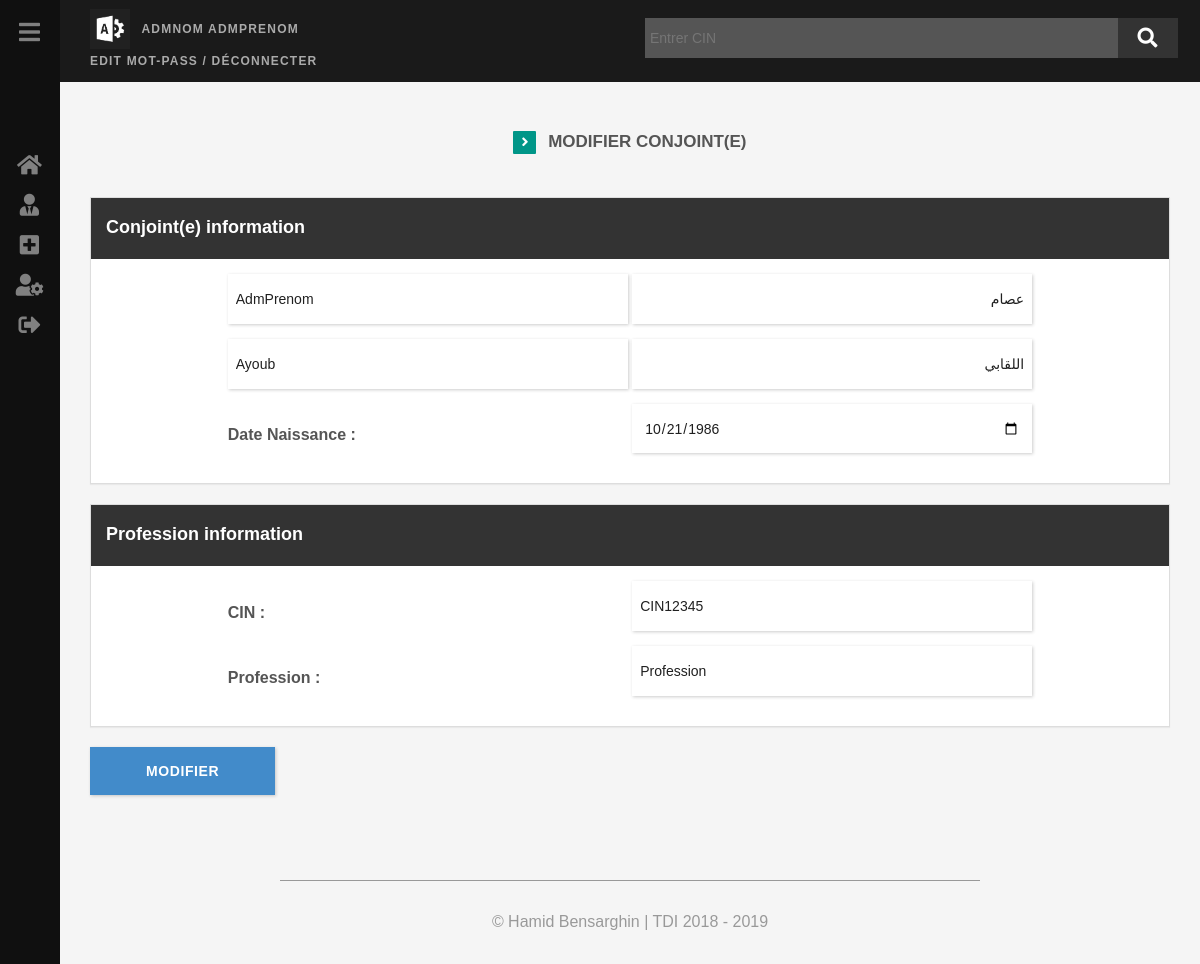
/GestPersonnel/conjoint?page=modifier&idC=2 (signed in), run on the app's committed database.
### tables this page shows
CREATE TABLE IF NOT EXISTS `conjoint` (
  `idC` int(11) NOT NULL AUTO_INCREMENT,
  `nom` varchar(60) NOT NULL,
  `prenom` varchar(60) NOT NULL,
  `profession` varchar(70) NOT NULL,
  `dateNaissance` date NOT NULL,
  `nomAr` varchar(60) NOT NULL,
  `prenomAr` varchar(60) NOT NULL,
  `CIN` varchar(15) NOT NULL,
  `IdEnt` int(11) NOT NULL,
  PRIMARY KEY (`idC`),
  KEY `IdEnt` (`IdEnt`)
);

### GestPersonnel/layout/functions.php (called while the page is built, shortened)
<?php
   function checkTable($table,$item=null,$cin){
	   	global $db;
	   	$row='';
	   	$stm=$db->prepare("SELECT * FROM ".$table." WHERE ".$item."=?");
		$stm->execute([$cin]);
		if ($stm->rowCount() > 0) {
			$row=$stm->fetch();
		}
		return $row;
   }
 ?>

### GestPersonnel/conjoint.php (the view, shortened to what this page needs)
<?php include 'layout/header.php'; ?>
<?php if (isset($_GET['page'])) {
			?>
	<?php
	if ($_GET['page']=='modifier'){
		if (isset($_REQUEST['idC'])) :
		$idC=filter_var($_REQUEST['idC'],FILTER_SANITIZE_NUMBER_INT);
		if( !empty(checkTable('conjoint','idC',$idC)) ) {
			$result=checkTable('conjoint','idC',$idC);
			?>
	<div class="container">
		<div class="header">
	        <p><span class="fa fa-angle-right"></span> modifier Conjoint(e)</p>
	    </div>
		<div class="container">
			<form method="POST">
			<div id="contactform">
				<div class="panel panel-default">
					<div class="panel-body">
						<div class="panel-heading">
							<h4>Conjoint(e) information</h4>
						</div>
		                <div class="row">
							<div class="form-inline">
				                <input type="text" class="form-control" name="prenom" placeholder="Prénom" value="<?php if (isset($result->prenom)) echo $result->prenom?>" />
				                <input type="text" class="form-control" id="arb" placeholder="اسم الشخصي" lang="ar" selectionDirection="rtl" name="prenomAr" value="<?php if (isset($result->prenomAr)) echo $result->prenomAr?>" />
				            </div>
				            <div class="form-inline">
				                <input type="text" class="form-control" name="nom" placeholder="Nom" value="<?php if (isset($result->nom)) echo $result->nom?>" />
				                <input type="text" class="form-control" id="arb" placeholder="اسم العائلي" selectionDirection="rtl" lang="ar" name="nomAr" value="<?php if (isset($result->nomAr)) echo $result->nomAr?>" />
				            </div>
				            <div class="form-inline">
				                <label>Date Naissance : </label>
				                <input type="Date" class="form-control float-right" name="dateN"  value="<?php if (isset($result->dateNaissance)) echo $result->dateNaissance?>" />
				            </div>
				        </div>
					</div>
				</div>
				<div class="panel panel-default">
					<div class="panel-body">
						<div class="panel-heading">
							<h4>Profession information</h4>
						</div>
		                <div class="row">
				            <div class="form-inline">
				            	<label>CIN : </label>
				                <input type="text" class="form-control" name="CIN" placeholder="CIN"  value="<?php if (isset($result->CIN)) echo $result->CIN?>"  />
				            </div>
				            <div class="form-inline">
				            	<label>Profession : </label>
				                <input type="text" class="form-control" name="Profession" placeholder="Profession"  value="<?php if (isset($result->profession)) echo $result->profession?>" />
				            </div>
						</div>
					</div>
				</div>
	            <button class="btn btn-outlined btn-primary vrf" type="submit" name="modifier">modifier</button>
	        </div>
        </form>
		</div>
	</div>
	<?php
	}
 endif;
    }
} else{header('Location:accueil.php'); exit(); }include 'layout/footer.php'; ?>

### GestPersonnel/assets/css/style.css (style rules this page uses)
body { font-family: 'Lato',sans-serif; font-weight: 300; font-size: 16px; color: #555; background: #f5f5f5; -webkit-transition: all .3s ease; -moz-transition: all .3s ease; -ms-transition: all .3s ease; -o-transition: all .3s ease; transition: all .3s ease; margin-left: 60px; font-family: sans-serif; }
.container { width: 100%; }
h1,h2,h3,h4,h5,h6 { font-family: 'Cabin'; font-weight: 300; color: #333; }
p { line-height: 1.8; margin-bottom: 25px; font-size: 16px; }
.btn { border-radius: 0; padding: 4px 10px; letter-spacing:.6px; text-transform: uppercase; font-weight: 700; }
.header { margin: 30px auto 40px }
.header p { padding: 0; text-align: center; font-weight: 700; text-transform: uppercase; font-size: 17px; }
.header span { color: #fff; width: 23px; line-height: 23px; font-size: 14px; margin-right: 7px; height: 23px; border-radius: 1px; background: #009688 }
.form-inline { clear: both; }
#contactform input[type="text"], #contactform input[type="email"], #contactform input[type="search"], #contactform input[type="password"], #contactform input[type="file"] { max-width: 400px; padding: 25px 8px; margin-bottom: 15px; border-radius: 0; box-shadow: 1px 1px 3px rgba(90,90,90,.3); color: #202020; border: none; }
#contactform input[type="date"], #contactform input[type="number"], #contactform select { max-width: 400px; height: 49px; margin-bottom: 15px; border-radius: 0; box-shadow: 1px 1px 3px rgba(90,90,90,.3); color: #202020; border: none; }
#contactform label { width: 400px; text-align: left; }
input#arb { text-align: right; }
.vrf { margin-bottom: 15px; padding: 14px 56px; box-shadow: 1px 1px 3px rgba(90,90,90,.3); border: none; }
.panel-default { border-radius: 0 }
.panel-default .panel-heading { border-radius: 0; background: #333 }
.panel-default .panel-heading h4 { color: #fff; font-weight: 600; font-family: sans-serif; }
.panel-body { padding: 0 }
.panel .row { padding: 15px; line-height: 30px; border-bottom: 1px solid #eee; margin: auto; }
.panel-body .row:last-child { text-align: center; border: none; }

### data on the page
conjoint: prenom "AdmPrenom", prenomAr "عصام", nom "Ayoub", nomAr "اللقابي", dateN "10/21/1986", CIN "CIN12345", Profession "Profession"

### other printed values
$_SESSION['nom_authent'] "ADMNOM"
$_SESSION['prenom_authent'] "ADMPRENOM"
